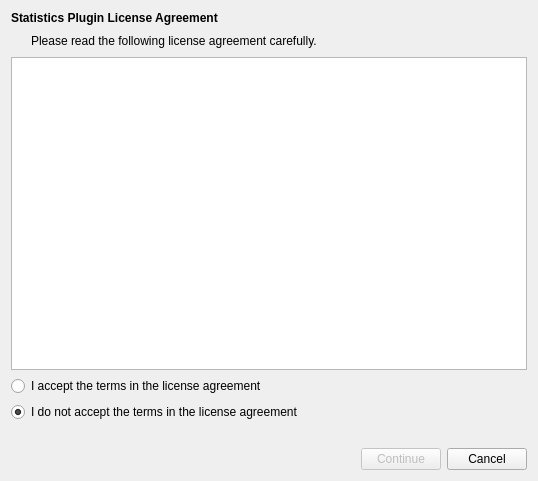
<?xml version="1.0" encoding="UTF-8"?>
<ui version="4.0">
 <class>LicenseView</class>
 <widget class="QWidget" name="LicenseView">
  <property name="modal" stdset="0">
   <bool>false</bool>
  </property>
  <property name="geometry">
   <rect>
    <x>0</x>
    <y>0</y>
    <width>538</width>
    <height>481</height>
   </rect>
  </property>
  <property name="windowTitle">
   <string>Dialog</string>
  </property>
  <layout class="QVBoxLayout" name="verticalLayout_2">
   <item>
    <widget class="QLabel" name="label">
     <property name="font">
      <font>
       <weight>75</weight>
       <bold>true</bold>
      </font>
     </property>
     <property name="text">
      <string>Statistics Plugin License Agreement</string>
     </property>
    </widget>
   </item>
   <item>
    <layout class="QHBoxLayout" name="horizontalLayout_2">
     <item>
      <spacer name="horizontalSpacer_2">
       <property name="orientation">
        <enum>Qt::Horizontal</enum>
       </property>
       <property name="sizeType">
        <enum>QSizePolicy::Fixed</enum>
       </property>
       <property name="sizeHint" stdset="0">
        <size>
         <width>20</width>
         <height>20</height>
        </size>
       </property>
      </spacer>
     </item>
     <item>
      <widget class="QLabel" name="label_2">
       <property name="text">
        <string>Please read the following license agreement carefully.</string>
       </property>
      </widget>
     </item>
    </layout>
   </item>
   <item>
    <widget class="QTextBrowser" name="textBrowser_license"/>
   </item>
   <item>
    <layout class="QVBoxLayout" name="verticalLayout">
     <item>
      <widget class="QRadioButton" name="radioButton_agree">
       <property name="text">
        <string>I accept the terms in the license agreement</string>
       </property>
      </widget>
     </item>
     <item>
      <widget class="QRadioButton" name="radioButton_disagree">
       <property name="text">
        <string>I do not accept the terms in the license agreement</string>
       </property>
       <property name="checked">
        <bool>true</bool>
       </property>
      </widget>
     </item>
    </layout>
   </item>
   <item>
    <spacer name="verticalSpacer">
     <property name="orientation">
      <enum>Qt::Vertical</enum>
     </property>
     <property name="sizeType">
      <enum>QSizePolicy::Fixed</enum>
     </property>
     <property name="sizeHint" stdset="0">
      <size>
       <width>20</width>
       <height>20</height>
      </size>
     </property>
    </spacer>
   </item>
   <item>
    <layout class="QHBoxLayout" name="horizontalLayout">
     <item>
      <spacer name="horizontalSpacer">
       <property name="orientation">
        <enum>Qt::Horizontal</enum>
       </property>
       <property name="sizeHint" stdset="0">
        <size>
         <width>40</width>
         <height>20</height>
        </size>
       </property>
      </spacer>
     </item>
     <item>
      <widget class="QPushButton" name="pushButton_continue">
       <property name="enabled">
        <bool>false</bool>
       </property>
       <property name="text">
        <string>Continue</string>
       </property>
      </widget>
     </item>
     <item>
      <widget class="QPushButton" name="pushButton_cancel">
       <property name="text">
        <string>Cancel</string>
       </property>
      </widget>
     </item>
    </layout>
   </item>
  </layout>
 </widget>
 <resources/>
 <connections/>
</ui>
